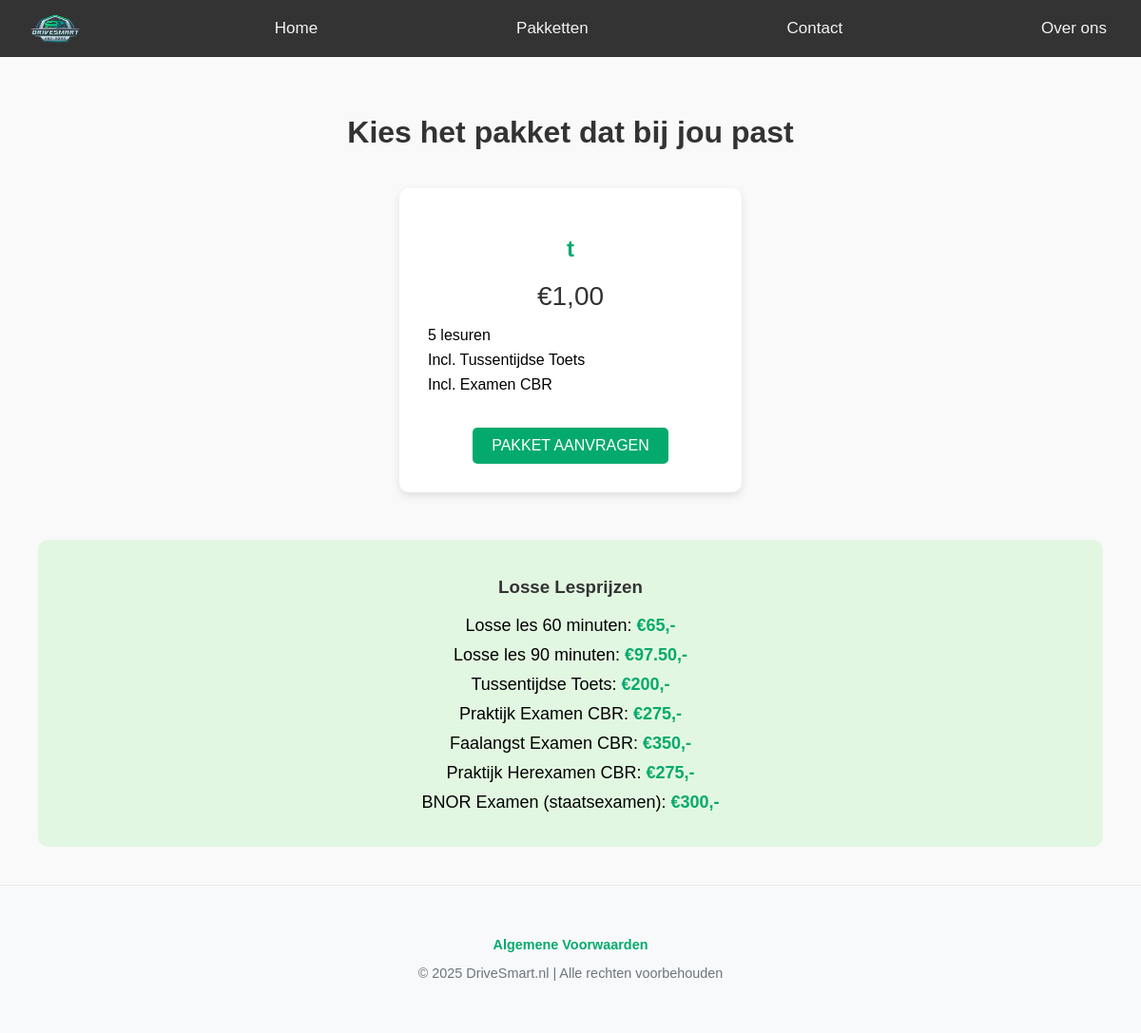
Screenshot of /pakketten.php with the database file from the repository.
### tables this page shows
CREATE TABLE `pakket` (
  `pakket_id` int(11) NOT NULL,
  `naam` varchar(100) DEFAULT NULL,
  `prijs` decimal(10,2) DEFAULT NULL,
  `aantal_lessen` int(11) DEFAULT NULL
);

### db.php (called while the page is built, shortened)
<?php
class DB{
    private $dbh;
    public function __construct($db = "drivesmart", $host ="localhost:3306", $user = "root", $pass = "")
    {
        try{
            $this->dbh = new PDO("mysql:host=$host;dbname=$db;", $user, $pass);
            $this->dbh->setAttribute(PDO::ATTR_ERRMODE, PDO::ERRMODE_EXCEPTION);
        } catch (PDOEXception $e) {
            die("Connection error: " . $e->getMessage());
        }
    }
    public function execute($sql, $params = []) {
            $this->stmt = $this->dbh->prepare($sql);
            $this->stmt->execute($params);
            return $this->stmt;
    }
}
?>

### pakketten.php (the view, shortened to what this page needs)
<?php
include 'db.php';
include 'navbar.php';
$db = new DB();
$pakketten = $db->execute("SELECT * FROM pakket ORDER BY prijs ASC")->fetchAll(PDO::FETCH_ASSOC);
?>
<!DOCTYPE html>
<html lang="nl">
<head>
  <link rel="stylesheet" href="style_pakketten.css">
</head>
<body>
<div class="container">
  <h1>Kies het pakket dat bij jou past</h1>
  <div class="pakket-row">
    <?php foreach ($pakketten as $pakket): ?>
      <div class="pakket">
        <h2><?= htmlspecialchars($pakket['naam']) ?></h2>
        <p class="prijs">€<?= htmlspecialchars(number_format($pakket['prijs'], 2, ',', '.')) ?></p>
        <ul>
          <li><?= htmlspecialchars($pakket['aantal_lessen']) ?> lesuren</li>
          <li>Incl. Tussentijdse Toets</li>
          <li>Incl. Examen CBR</li>
        </ul>
        <a href="login.php" class="cta-button">PAKKET AANVRAGEN </a>
      </div>
    <?php endforeach; ?>
  </div>
  <div class="extra-style">
    <h3>Losse Lesprijzen</h3>
    <ul>
      <li>Losse les 60 minuten: <strong>€65,-</strong></li>
      <li>Losse les 90 minuten: <strong>€97.50,-</strong></li>
      <li>Tussentijdse Toets: <strong>€200,-</strong></li>
      <li>Praktijk Examen CBR: <strong>€275,-</strong></li>
      <li>Faalangst Examen CBR: <strong>€350,-</strong></li>
      <li>Praktijk Herexamen CBR: <strong>€275,-</strong></li>
      <li>BNOR Examen (staatsexamen): <strong>€300,-</strong></li>
    </ul>
  </div>
</div>
<?php include 'footer1.php'; ?>
</body>
</html>

### style_navbar.css (style rules this page uses)
body { margin: 0; font-family: Arial, Helvetica, sans-serif; }

### style_pakketten.css (style rules this page uses)
body { font-family: Arial, sans-serif; margin: 0; padding: 0; background-color: #f9f9f9; }
.container { padding: 40px; max-width: 1200px; margin: auto; text-align: center; }
h1 { margin-bottom: 40px; color: #333; }
.pakket-row { display: flex; justify-content: center; gap: 30px; flex-wrap: wrap; }
.pakket { background-color: white; padding: 30px; border-radius: 10px; box-shadow: 0 4px 10px rgba(0, 0, 0, 0.1); width: 300px; transition: transform 0.2s ease; }
.pakket h2 { color: #04AA6D; }
.prijs { font-size: 28px; margin: 15px 0; color: #333; }
.pakket ul { list-style: none; padding: 0; text-align: left; }
.pakket ul li { margin: 8px 0; }
.cta-button { display: inline-block; margin-top: 20px; padding: 10px 20px; background-color: #04AA6D; color: white; text-decoration: none; border-radius: 5px; }
.extra-style { margin-top: 50px; background-color: #e2f7e1; padding: 20px; border-radius: 10px; }
.extra-style h3 { color: #333; }
.extra-style ul { list-style: none; padding: 0; }
.extra-style ul li { margin: 10px 0; font-size: 18px; }
.extra-style ul li strong { color: #04AA6D; }

### rows the page displays
pakket: naam "t", prijs "1,00", aantal_lessen "5"
